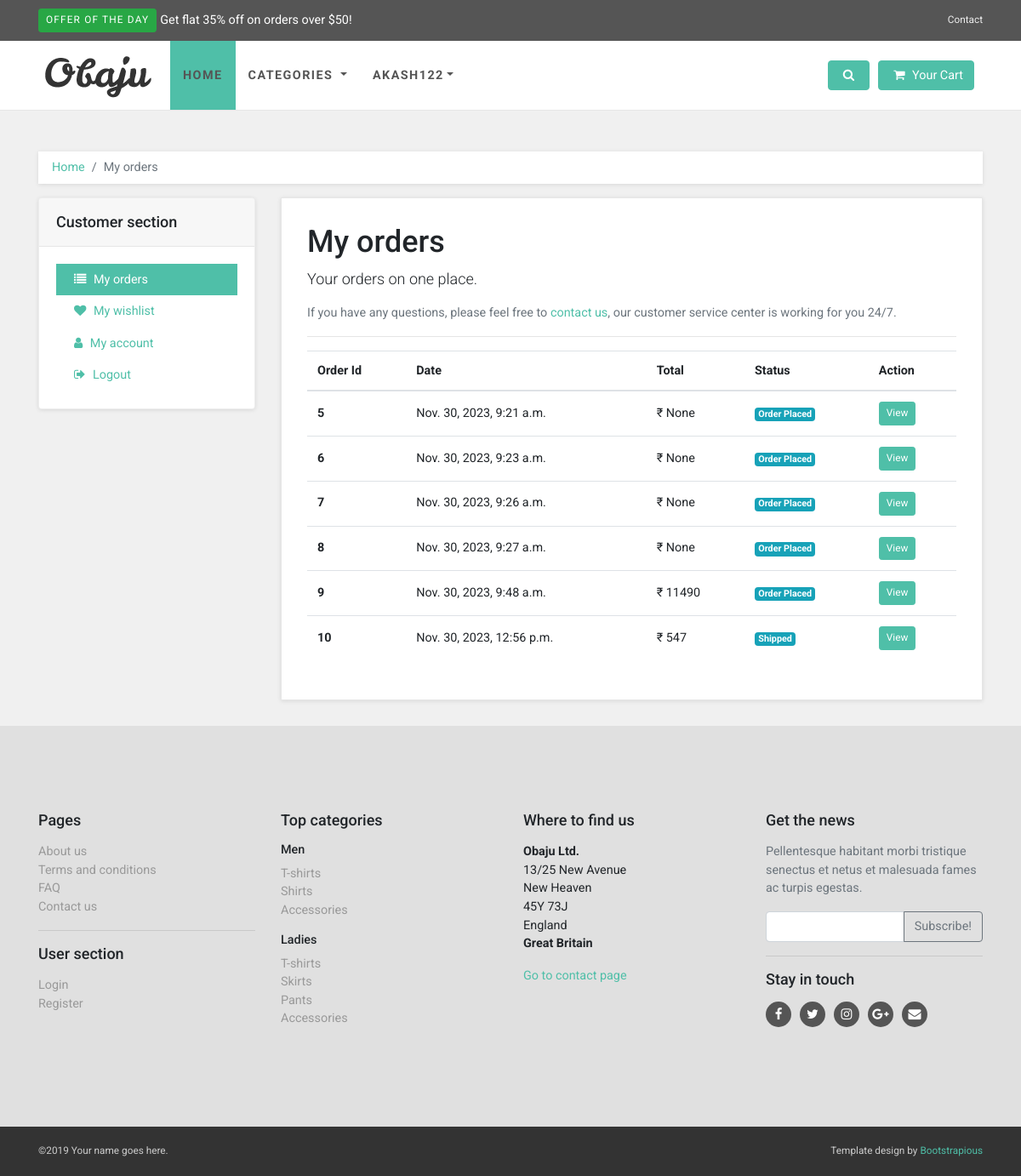
The app's page /orders/akash122 (signed in), older data.
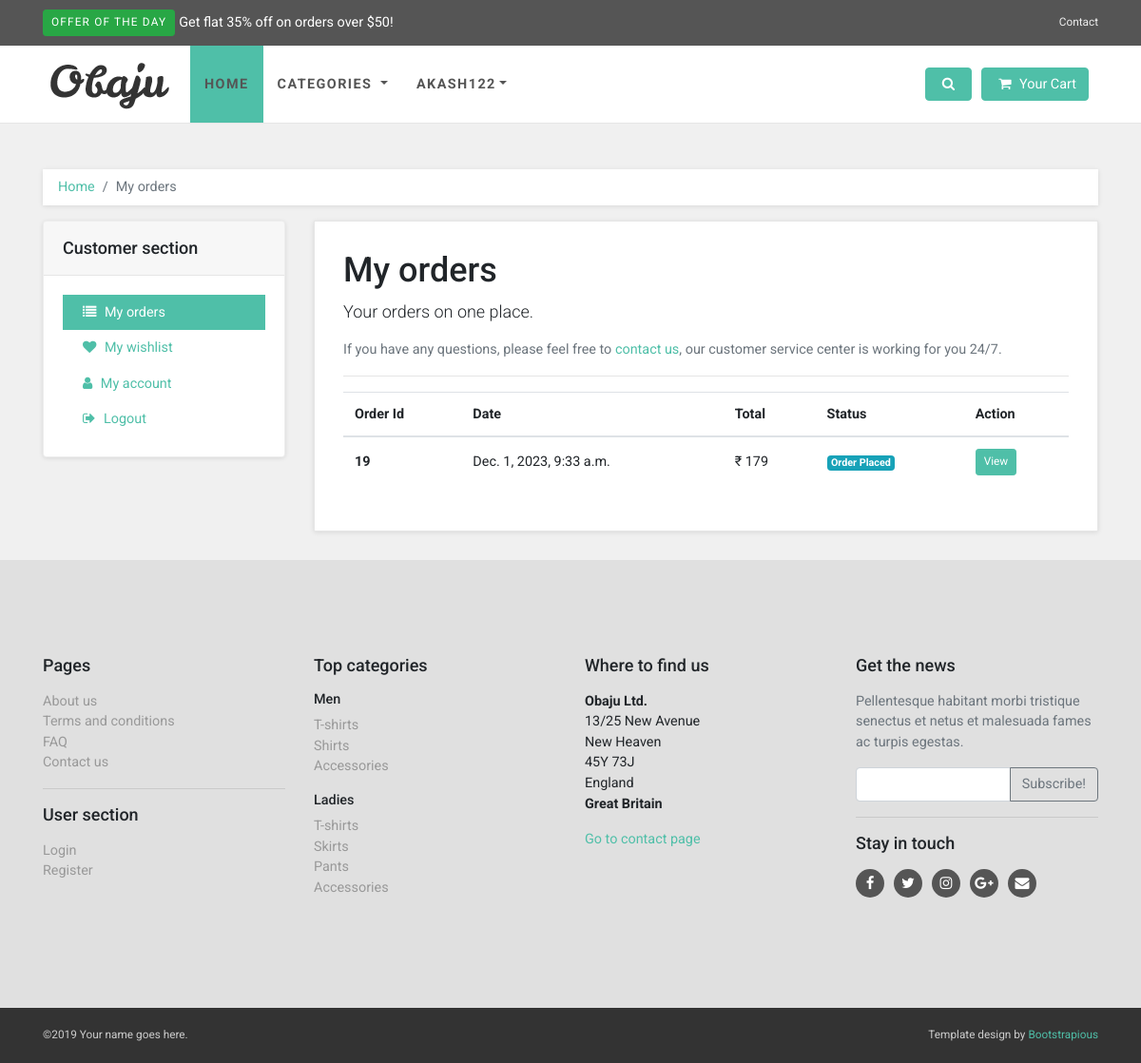
The same page, newer data.
### account/models.py (models this page shows)
class User(AbstractUser):
    mobile = models.CharField(max_length=20, blank=True)
    user_type = models.CharField(max_length=10, choices=user_choices, blank=True)
    objects = UserManager()
    USERNAME_FIELD = 'username'
    def __str__(self) -> str:
        return self.username

### orders/models.py (models this page shows, shortened)
class Order(models.Model):
    user = models.ForeignKey(User, on_delete=models.CASCADE)
    delivery_address = models.ForeignKey(Address, on_delete=models.SET_NULL, null=True)
    order_date = models.DateTimeField(auto_now_add=True)
    total_bill = models.IntegerField(blank=True, null=True)
    transaction_id = models.CharField(max_length=100, blank=True)
    payment_method = models.CharField(max_length=20, choices=payment_choices)
    status = models.CharField(max_length=255, default='Order Placed')
    is_confirmed = models.BooleanField(default=False)

### orders/views.py (the view)
# urls.py: path('orders/<str:id>', views.order),
@login_required
def order(request, id):
    price = {}
    data = Order.objects.filter(user=request.user)
    for x in data:
        sum = 0
        items = OrderItems.objects.filter(order=x)
        for y in items:
            sum += y.product.price * y.quantity
        price[x.id] = sum
    context = {
        'data' : data,
        'price' : price,
        'category' : ProductCategory.objects.all()
    }
    return render(request, 'order_template/customer-orders.html', context)

### templates/order_template/customer-orders.html (shortened to what this page needs)
{% extends '../base.html' %}
{% load static %}
{% block content %}
<div id="all">
  <div id="content">
    <div class="container">
      <div class="row">
        <div class="col-lg-12">
          <nav aria-label="breadcrumb">
            <ol class="breadcrumb">
              <li class="breadcrumb-item"><a href="#">Home</a></li>
              <li aria-current="page" class="breadcrumb-item active">My orders</li>
            </ol>
          </nav>
        </div>
        <div class="col-lg-3">
          <div class="card sidebar-menu">
            <div class="card-header">
              <h3 class="h4 card-title">Customer section</h3>
            </div>
            <div class="card-body">
              <ul class="nav nav-pills flex-column"><a href="/orders/{{user}}" class="nav-link active"><i
                    class="fa fa-list"></i> My orders</a><a href="/wishlist/{{user}}" class="nav-link"><i
                    class="fa fa-heart"></i> My wishlist</a><a href="/account/{{user}}" class="nav-link"><i
                    class="fa fa-user"></i> My account</a><a href="/logout/{{user}}" class="nav-link"><i
                    class="fa fa-sign-out"></i> Logout</a></ul>
            </div>
          </div>
        </div>
        <div id="customer-orders" class="col-lg-9">
          <div class="box">
            <h1>My orders</h1>
            <p class="lead">Your orders on one place.</p>
            <p class="text-muted">If you have any questions, please feel free to <a href="contact.html">contact us</a>,
              our customer service center is working for you 24/7.</p>
            <hr>
            <div class="table-responsive">
              <table class="table table-hover">
                <thead>
                  <tr>
                    <th>Order Id</th>
                    <th>Date</th>
                    <th>Total</th>
                    <th>Status</th>
                    <th>Action</th>
                  </tr>
                </thead>
                <tbody>
                  {% for item in data %}
                  <tr>
                    <th>{{item.id}}</th>
                    <td>{{item.order_date}}</td>
                    <td>&#8377; {{ item.total_bill }}</td>
                    <td><span class="badge badge-info">{{item.status}}</span></td>
                    <td><a href="/order-details/{{user}}/{{item.id}}" class="btn btn-primary btn-sm">View</a></td>
                  </tr>
                  {% endfor %}
                </tbody>
              </table>
            </div>
          </div>
        </div>
      </div>
    </div>
  </div>
</div>
{% endblock %}

### templates/base.html (shortened to what this page needs)
{% load static %}
<!DOCTYPE html>
<html data-bs-theme="dark">
<head>
  <link rel="stylesheet" href="{% static 'vendor/bootstrap/css/bootstrap.min.css' %}">
  <link rel="stylesheet" href="{% static 'vendor/font-awesome/css/font-awesome.min.css' %}">
  <link rel="stylesheet" href="{% static 'vendor/owl.carousel/assets/owl.carousel.css' %}">
  <link rel="stylesheet" href="{% static 'vendor/owl.carousel/assets/owl.theme.default.css' %}">
  <link rel="stylesheet" href="{% static 'css/style.default.css' %}" id="theme-stylesheet">
  <link rel="stylesheet" href="{% static 'css/custom.css' %}">
      <link rel="stylesheet" type="text/css" href="{% static 'toastr/toastr.min.css' %}" media="all">
    </head>
<body>
  <header class="header mb-5">
    <div id="top">
      <div class="container">
        <div class="row">
          <div class="col-lg-6 offer mb-3 mb-lg-0"><a href="#" class="btn btn-success btn-sm">Offer of the day</a><a
              href="#" class="ml-1">Get flat 35% off on orders over $50!</a></div>
          <div class="col-lg-6 text-center text-lg-right">
            <ul class="menu list-inline mb-0">
              <li class="list-inline-item"><a href="#">Contact</a></li>
            </ul>
          </div>
        </div>
      </div>
    </div>
    <nav class="navbar navbar-expand-lg">
      <div class="container"><a href="/" class="navbar-brand home"><img src="{% static 'img/logo.png' %}"
            alt="Obaju logo" class="d-none d-md-inline-block"><img src="{% static 'img/logo-small.png' %}"
            alt="Obaju logo" class="d-inline-block d-md-none"><span class="sr-only">Shoppiee</span></a>
        <div id="navigation" class="collapse navbar-collapse">
          <ul class="navbar-nav mr-auto">
            <li class="nav-item"><a href="/" class="nav-link active">Home</a></li>
            <li class="nav-item dropdown menu-large"><a href="#" data-toggle="dropdown" data-hover="dropdown"
                data-delay="200" class="dropdown-toggle nav-link"> Categories <b class="caret"></b></a>
            </li>
            <li class="nav-item dropdown menu-large"><a href="#" data-toggle="dropdown" data-hover="dropdown"
                data-delay="200" class="dropdown-toggle nav-link">{{user}}<b class="caret"></b></a>
            </li>
          </ul>
          <div class="navbar-buttons d-flex justify-content-end">
            <div id="search-not-mobile" class="navbar-collapse collapse"></div><a data-toggle="collapse" href="#search"
              class="btn navbar-btn btn-primary d-none d-lg-inline-block"><span class="sr-only">Toggle search</span><i
                class="fa fa-search"></i></a>
            {% if user.is_authenticated %}
            <div id="basket-overview" class="navbar-collapse collapse d-none d-lg-block"><a href="../cart/{{user}}"
                class="btn btn-primary navbar-btn"><i class="fa fa-shopping-cart"></i><span> Your Cart </span></a>
            </div>
            {% endif %}
          </div>
        </div>
      </div>
    </nav>
  </header>
  {% block content %}
  {% endblock %}
  <div id="footer">
    <div class="container">
      <div class="row">
        <div class="col-lg-3 col-md-6">
          <h4 class="mb-3">Pages</h4>
          <ul class="list-unstyled">
            <li><a href="#">About us</a></li>
            <li><a href="#">Terms and conditions</a></li>
            <li><a href="#">FAQ</a></li>
            <li><a href="#">Contact us</a></li>
          </ul>
          <hr>
          <h4 class="mb-3">User section</h4>
          <ul class="list-unstyled">
            <li><a href="#" data-toggle="modal" data-target="#login-modal">Login</a></li>
            <li><a href="/register">Register</a></li>
          </ul>
        </div>
        <div class="col-lg-3 col-md-6">
          <h4 class="mb-3">Top categories</h4>
          <h5>Men</h5>
          <ul class="list-unstyled">
            <li><a href="category.html">T-shirts</a></li>
            <li><a href="category.html">Shirts</a></li>
            <li><a href="category.html">Accessories</a></li>
          </ul>
          <h5>Ladies</h5>
          <ul class="list-unstyled">
            <li><a href="category.html">T-shirts</a></li>
            <li><a href="category.html">Skirts</a></li>
            <li><a href="category.html">Pants</a></li>
            <li><a href="category.html">Accessories</a></li>
          </ul>
        </div>
        <div class="col-lg-3 col-md-6">
          <h4 class="mb-3">Where to find us</h4>
          <p><strong>Obaju Ltd.</strong><br>13/25 New Avenue<br>New Heaven<br>45Y 73J<br>England<br><strong>Great
              Britain</strong></p><a href="contact.html">Go to contact page</a>
        </div>
        <div class="col-lg-3 col-md-6">
          <h4 class="mb-3">Get the news</h4>
          <p class="text-muted">Pellentesque habitant morbi tristique senectus et netus et malesuada fames ac turpis
            egestas.</p>
          <form>
            <div class="input-group">
              <input type="text" class="form-control"><span class="input-group-append">
                <button type="button" class="btn btn-outline-secondary">Subscribe!</button></span>
            </div>
          </form>
          <hr>
          <h4 class="mb-3">Stay in touch</h4>
          <p class="social"><a href="#" class="facebook external"><i class="fa fa-facebook"></i></a><a href="#"
              class="twitter external"><i class="fa fa-twitter"></i></a><a href="#" class="instagram external"><i
                class="fa fa-instagram"></i></a><a href="#" class="gplus external"><i
                class="fa fa-google-plus"></i></a><a href="#" class="email external"><i class="fa fa-envelope"></i></a>
          </p>
        </div>
      </div>
    </div>
  </div>
  <div id="copyright">
    <div class="container">
      <div class="row">
        <div class="col-lg-6 mb-2 mb-lg-0">
          <p class="text-center text-lg-left">©2019 Your name goes here.</p>
        </div>
        <div class="col-lg-6">
          <p class="text-center text-lg-right">Template design by <a href="https://bootstrapious.com/">Bootstrapious</a>
          </p>
        </div>
      </div>
    </div>
  </div>
</body>
</html>

Row changes from the older to the newer data that the page shows:
removed Order: id "5", order_date "Nov. 30, 2023, 9:21 a.m.", total_bill "None", status "Order Placed"
removed Order: id "6", order_date "Nov. 30, 2023, 9:23 a.m.", total_bill "None", status "Order Placed"
removed Order: id "7", order_date "Nov. 30, 2023, 9:26 a.m.", total_bill "None", status "Order Placed"
removed Order: id "8", order_date "Nov. 30, 2023, 9:27 a.m.", total_bill "None", status "Order Placed"
removed Order: id "9", order_date "Nov. 30, 2023, 9:48 a.m.", total_bill "11490", status "Order Placed"
removed Order: id "10", order_date "Nov. 30, 2023, 12:56 p.m.", total_bill "547", status "Shipped"
added Order: id "19", order_date "Dec. 1, 2023, 9:33 a.m.", total_bill "179", status "Order Placed"
